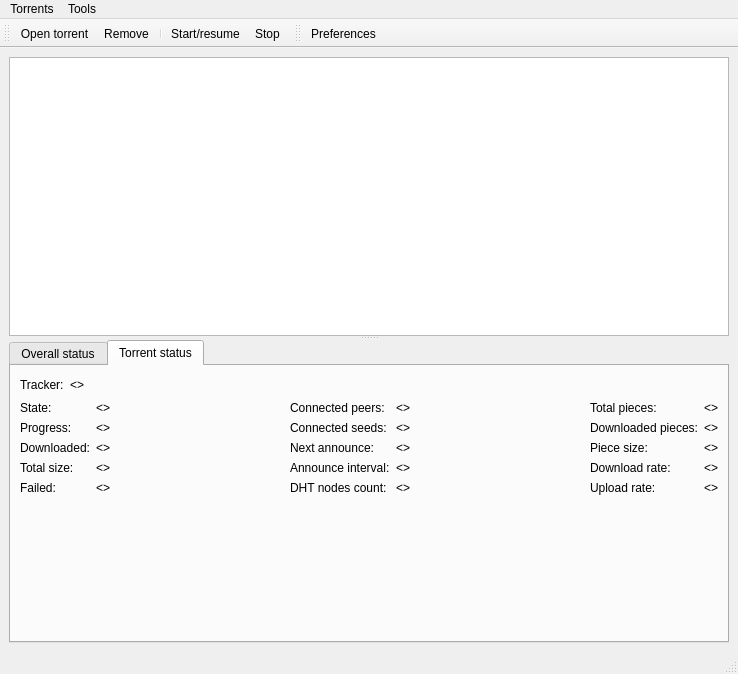
<ui version="4.0" >
 <author>0xd34df00d</author>
 <class>MainWindow</class>
 <widget class="QMainWindow" name="MainWindow" >
  <property name="geometry" >
   <rect>
    <x>0</x>
    <y>0</y>
    <width>738</width>
    <height>674</height>
   </rect>
  </property>
  <property name="windowTitle" >
   <string>BitTorrent</string>
  </property>
  <property name="windowIcon" >
   <iconset resource="resources.qrc" >:/resources/images/bittorrent.png</iconset>
  </property>
  <widget class="QWidget" name="centralwidget" >
   <layout class="QVBoxLayout" >
    <item>
     <widget class="QSplitter" name="splitter" >
      <property name="orientation" >
       <enum>Qt::Vertical</enum>
      </property>
      <widget class="QTableView" name="TorrentView_" >
       <property name="editTriggers" >
        <set>QAbstractItemView::NoEditTriggers</set>
       </property>
       <property name="selectionMode" >
        <enum>QAbstractItemView::ExtendedSelection</enum>
       </property>
       <property name="selectionBehavior" >
        <enum>QAbstractItemView::SelectRows</enum>
       </property>
       <property name="horizontalScrollMode" >
        <enum>QAbstractItemView::ScrollPerPixel</enum>
       </property>
       <property name="wordWrap" >
        <bool>false</bool>
       </property>
      </widget>
      <widget class="QTabWidget" name="Stats_" >
       <property name="tabPosition" >
        <enum>QTabWidget::North</enum>
       </property>
       <property name="tabShape" >
        <enum>QTabWidget::Rounded</enum>
       </property>
       <property name="currentIndex" >
        <number>1</number>
       </property>
       <property name="elideMode" >
        <enum>Qt::ElideRight</enum>
       </property>
       <widget class="QWidget" name="OverallStatus_" >
        <attribute name="title" >
         <string>Overall status</string>
        </attribute>
       </widget>
       <widget class="QWidget" name="TorrentStatus_" >
        <attribute name="title" >
         <string>Torrent status</string>
        </attribute>
        <layout class="QVBoxLayout" >
         <item>
          <layout class="QHBoxLayout" >
           <item>
            <widget class="QLabel" name="label_5" >
             <property name="text" >
              <string>Tracker:</string>
             </property>
            </widget>
           </item>
           <item>
            <widget class="QLabel" name="LabelTracker_" >
             <property name="text" >
              <string>&lt;></string>
             </property>
            </widget>
           </item>
           <item>
            <spacer>
             <property name="orientation" >
              <enum>Qt::Horizontal</enum>
             </property>
             <property name="sizeHint" >
              <size>
               <width>40</width>
               <height>20</height>
              </size>
             </property>
            </spacer>
           </item>
          </layout>
         </item>
         <item>
          <layout class="QHBoxLayout" >
           <item>
            <layout class="QGridLayout" >
             <item row="0" column="0" >
              <widget class="QLabel" name="label" >
               <property name="text" >
                <string>State:</string>
               </property>
              </widget>
             </item>
             <item row="0" column="1" >
              <widget class="QLabel" name="LabelState_" >
               <property name="text" >
                <string>&lt;></string>
               </property>
              </widget>
             </item>
             <item row="1" column="0" >
              <widget class="QLabel" name="label_3" >
               <property name="text" >
                <string>Progress:</string>
               </property>
              </widget>
             </item>
             <item row="1" column="1" >
              <widget class="QLabel" name="LabelProgress_" >
               <property name="text" >
                <string>&lt;></string>
               </property>
              </widget>
             </item>
             <item row="2" column="0" >
              <widget class="QLabel" name="label_12" >
               <property name="text" >
                <string>Downloaded:</string>
               </property>
              </widget>
             </item>
             <item row="2" column="1" >
              <widget class="QLabel" name="LabelDownloaded_" >
               <property name="text" >
                <string>&lt;></string>
               </property>
              </widget>
             </item>
             <item row="3" column="0" >
              <widget class="QLabel" name="label_13" >
               <property name="text" >
                <string>Total size:</string>
               </property>
              </widget>
             </item>
             <item row="3" column="1" >
              <widget class="QLabel" name="LabelTotalSize_" >
               <property name="text" >
                <string>&lt;></string>
               </property>
              </widget>
             </item>
             <item row="4" column="0" >
              <widget class="QLabel" name="label_11" >
               <property name="text" >
                <string>Failed:</string>
               </property>
              </widget>
             </item>
             <item row="4" column="1" >
              <widget class="QLabel" name="LabelFailed_" >
               <property name="text" >
                <string>&lt;></string>
               </property>
              </widget>
             </item>
            </layout>
           </item>
           <item>
            <spacer>
             <property name="orientation" >
              <enum>Qt::Horizontal</enum>
             </property>
             <property name="sizeHint" >
              <size>
               <width>40</width>
               <height>20</height>
              </size>
             </property>
            </spacer>
           </item>
           <item>
            <layout class="QGridLayout" >
             <item row="0" column="0" >
              <widget class="QLabel" name="label_2" >
               <property name="text" >
                <string>Connected peers:</string>
               </property>
              </widget>
             </item>
             <item row="0" column="1" >
              <widget class="QLabel" name="LabelConnectedPeers_" >
               <property name="text" >
                <string>&lt;></string>
               </property>
              </widget>
             </item>
             <item row="1" column="0" >
              <widget class="QLabel" name="label_4" >
               <property name="text" >
                <string>Connected seeds:</string>
               </property>
              </widget>
             </item>
             <item row="1" column="1" >
              <widget class="QLabel" name="LabelConnectedSeeds_" >
               <property name="text" >
                <string>&lt;></string>
               </property>
              </widget>
             </item>
             <item row="2" column="0" >
              <widget class="QLabel" name="label_7" >
               <property name="text" >
                <string>Next announce:</string>
               </property>
              </widget>
             </item>
             <item row="2" column="1" >
              <widget class="QLabel" name="LabelNextAnnounce_" >
               <property name="text" >
                <string>&lt;></string>
               </property>
              </widget>
             </item>
             <item row="3" column="0" >
              <widget class="QLabel" name="label_9" >
               <property name="text" >
                <string>Announce interval:</string>
               </property>
              </widget>
             </item>
             <item row="3" column="1" >
              <widget class="QLabel" name="LabelAnnounceInterval_" >
               <property name="text" >
                <string>&lt;></string>
               </property>
              </widget>
             </item>
             <item row="4" column="0" >
              <widget class="QLabel" name="label_6" >
               <property name="text" >
                <string>DHT nodes count:</string>
               </property>
              </widget>
             </item>
             <item row="4" column="1" >
              <widget class="QLabel" name="LabelDHTNodesCount_" >
               <property name="text" >
                <string>&lt;></string>
               </property>
              </widget>
             </item>
            </layout>
           </item>
           <item>
            <spacer>
             <property name="orientation" >
              <enum>Qt::Horizontal</enum>
             </property>
             <property name="sizeHint" >
              <size>
               <width>40</width>
               <height>20</height>
              </size>
             </property>
            </spacer>
           </item>
           <item>
            <layout class="QGridLayout" >
             <item row="0" column="0" >
              <widget class="QLabel" name="label_8" >
               <property name="text" >
                <string>Total pieces:</string>
               </property>
              </widget>
             </item>
             <item row="0" column="1" >
              <widget class="QLabel" name="LabelTotalPieces_" >
               <property name="text" >
                <string>&lt;></string>
               </property>
              </widget>
             </item>
             <item row="1" column="0" >
              <widget class="QLabel" name="label_10" >
               <property name="text" >
                <string>Downloaded pieces:</string>
               </property>
              </widget>
             </item>
             <item row="1" column="1" >
              <widget class="QLabel" name="LabelDownloadedPieces_" >
               <property name="text" >
                <string>&lt;></string>
               </property>
              </widget>
             </item>
             <item row="2" column="0" >
              <widget class="QLabel" name="label_14" >
               <property name="text" >
                <string>Piece size:</string>
               </property>
              </widget>
             </item>
             <item row="2" column="1" >
              <widget class="QLabel" name="LabelPieceSize_" >
               <property name="text" >
                <string>&lt;></string>
               </property>
              </widget>
             </item>
             <item row="3" column="0" >
              <widget class="QLabel" name="label_15" >
               <property name="text" >
                <string>Download rate:</string>
               </property>
              </widget>
             </item>
             <item row="3" column="1" >
              <widget class="QLabel" name="LabelDownloadRate_" >
               <property name="text" >
                <string>&lt;></string>
               </property>
              </widget>
             </item>
             <item row="4" column="0" >
              <widget class="QLabel" name="label_16" >
               <property name="text" >
                <string>Upload rate:</string>
               </property>
              </widget>
             </item>
             <item row="4" column="1" >
              <widget class="QLabel" name="LabelUploadRate_" >
               <property name="text" >
                <string>&lt;></string>
               </property>
              </widget>
             </item>
            </layout>
           </item>
          </layout>
         </item>
         <item>
          <spacer>
           <property name="orientation" >
            <enum>Qt::Vertical</enum>
           </property>
           <property name="sizeHint" >
            <size>
             <width>20</width>
             <height>40</height>
            </size>
           </property>
          </spacer>
         </item>
        </layout>
       </widget>
      </widget>
     </widget>
    </item>
   </layout>
  </widget>
  <widget class="QMenuBar" name="menubar" >
   <property name="geometry" >
    <rect>
     <x>0</x>
     <y>0</y>
     <width>738</width>
     <height>26</height>
    </rect>
   </property>
   <widget class="QMenu" name="menuTorrents" >
    <property name="title" >
     <string>Torrents</string>
    </property>
    <addaction name="OpenTorrent_" />
    <addaction name="RemoveTorrent_" />
    <addaction name="separator" />
    <addaction name="Resume_" />
    <addaction name="Stop_" />
   </widget>
   <widget class="QMenu" name="menuTools" >
    <property name="title" >
     <string>Tools</string>
    </property>
    <addaction name="Preferences_" />
   </widget>
   <addaction name="menuTorrents" />
   <addaction name="menuTools" />
  </widget>
  <widget class="QStatusBar" name="Statusbar_" />
  <widget class="QToolBar" name="toolBar" >
   <property name="windowTitle" >
    <string>toolBar</string>
   </property>
   <property name="iconSize" >
    <size>
     <width>24</width>
     <height>24</height>
    </size>
   </property>
   <attribute name="toolBarArea" >
    <enum>TopToolBarArea</enum>
   </attribute>
   <attribute name="toolBarBreak" >
    <bool>false</bool>
   </attribute>
   <addaction name="OpenTorrent_" />
   <addaction name="RemoveTorrent_" />
   <addaction name="separator" />
   <addaction name="Resume_" />
   <addaction name="Stop_" />
  </widget>
  <widget class="QToolBar" name="toolBar_2" >
   <property name="windowTitle" >
    <string>toolBar_2</string>
   </property>
   <attribute name="toolBarArea" >
    <enum>TopToolBarArea</enum>
   </attribute>
   <attribute name="toolBarBreak" >
    <bool>false</bool>
   </attribute>
   <addaction name="Preferences_" />
  </widget>
  <action name="OpenTorrent_" >
   <property name="icon" >
    <iconset resource="resources.qrc" >:/resources/images/addjob.png</iconset>
   </property>
   <property name="text" >
    <string>Open torrent</string>
   </property>
  </action>
  <action name="RemoveTorrent_" >
   <property name="icon" >
    <iconset resource="resources.qrc" >:/resources/images/deletejob.png</iconset>
   </property>
   <property name="text" >
    <string>Remove</string>
   </property>
  </action>
  <action name="Preferences_" >
   <property name="icon" >
    <iconset resource="resources.qrc" >:/resources/images/preferences.png</iconset>
   </property>
   <property name="text" >
    <string>Preferences...</string>
   </property>
  </action>
  <action name="Resume_" >
   <property name="icon" >
    <iconset resource="resources.qrc" >:/resources/images/startjob.png</iconset>
   </property>
   <property name="text" >
    <string>Start/resume</string>
   </property>
  </action>
  <action name="Stop_" >
   <property name="icon" >
    <iconset resource="resources.qrc" >:/resources/images/stopjob.png</iconset>
   </property>
   <property name="text" >
    <string>Stop</string>
   </property>
  </action>
 </widget>
 <includes/>
 <resources>
  <include location="resources.qrc" />
 </resources>
 <connections/>
</ui>
